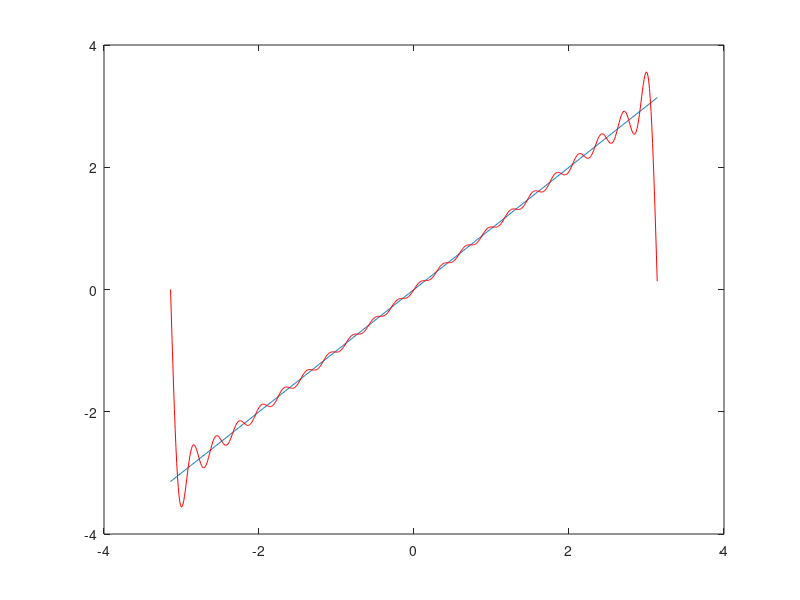

MATLAB code to generate this figure:
clear; clc;
N=21; %numero de terminos de la serie de fourier
x = -pi:0.01:pi;  %dominio donde se va a graficar
f = x;
%x =  0:0.001:2*pi;
%f = (x>=0)+ (x>=pi).*-2;
A_0 = 0; %coeficiente de fourier
sum = A_0; 

for n=1:1:N
    A_n =0;
    B_n= 2 * ((-1)^(n+1))/n;
    % B_n = (2/(n*pi)) * (1-(-1)^n);
    sum =sum + A_n* cos(n*x) + B_n * sin(n*x);
   
end

plot(x, f)
hold on
plot(x, sum, 'red')